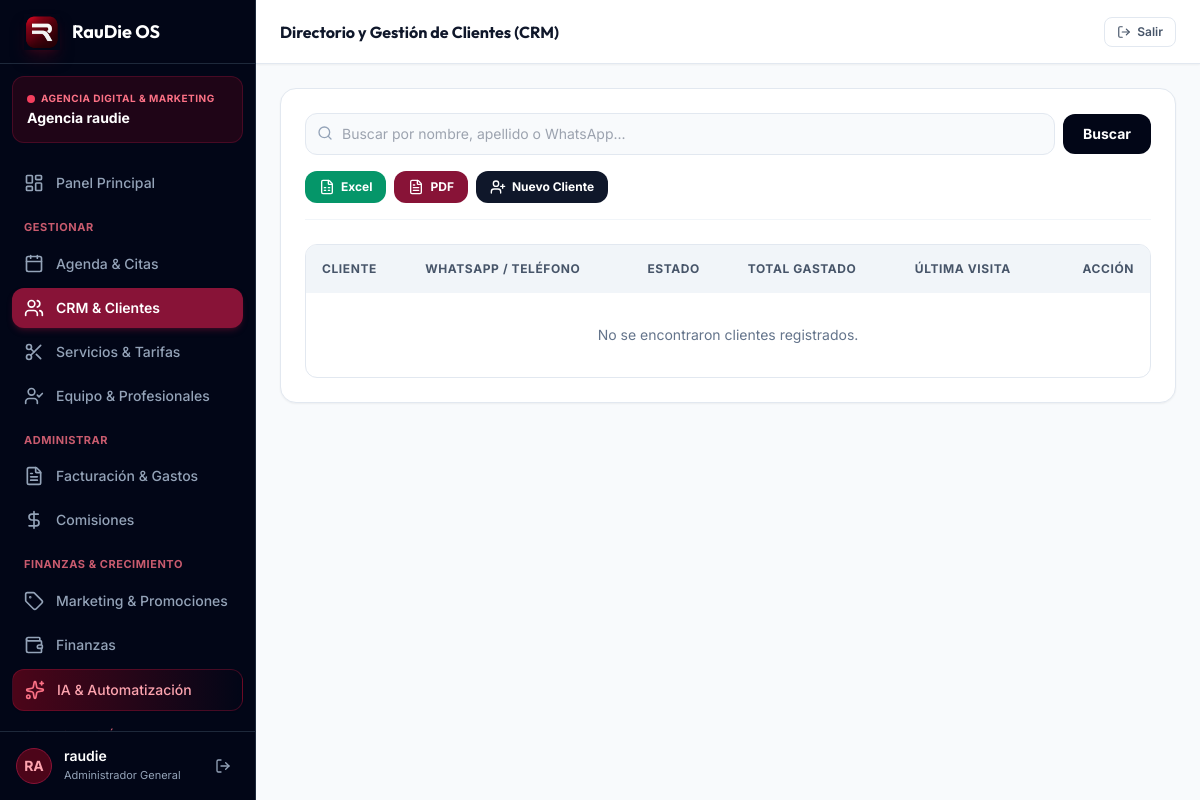
The app's page /crm/clientes/ (signed in), older data.
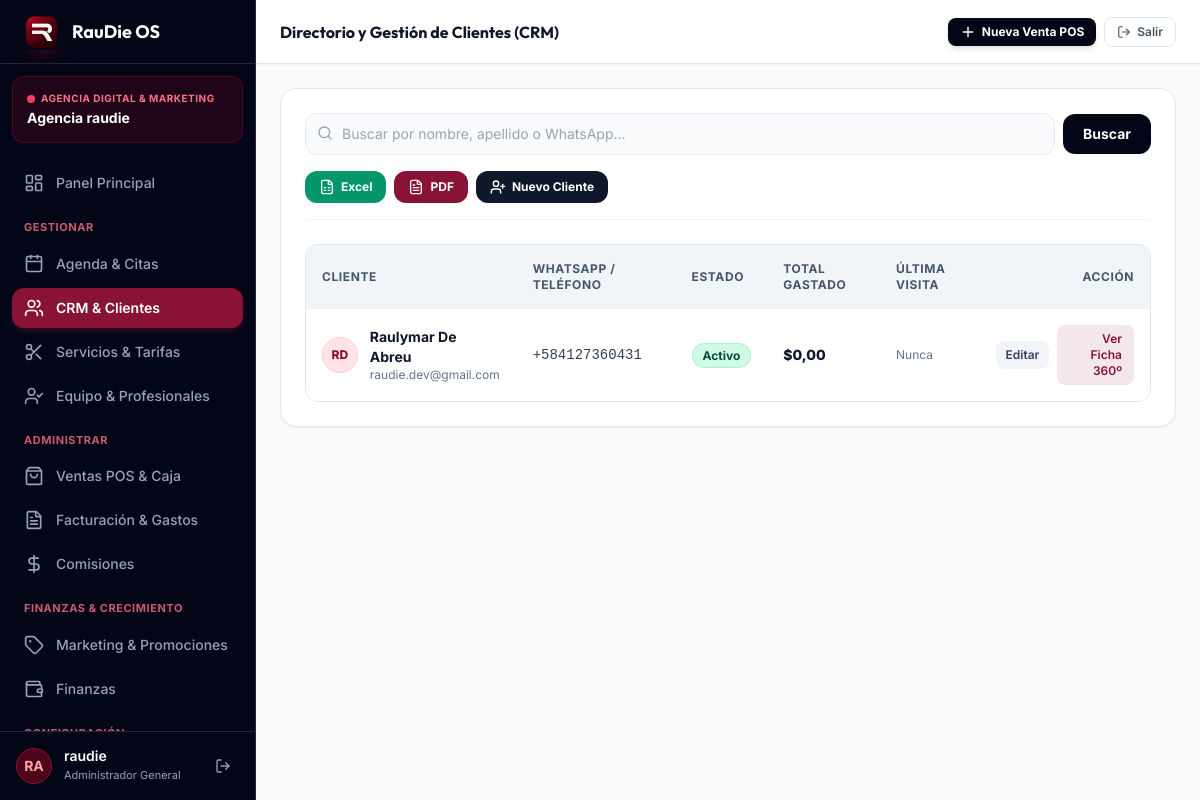
The same page, newer data.
### apps/business/models.py (models this page shows, shortened)
class Business(TimeStampedModel):
    BUSINESS_TYPE_CHOICES = [
        ('MARKETING', 'Agencia Digital & Marketing'),
        ('REAL_ESTATE', 'Agencia Inmobiliaria / Bienes Raíces'),
        ('TRAVEL', 'Agencia de Viajes & Turismo'),
        ('CONSULTING', 'Agencia de Consultoría & Servicios'),
        ('HEALTH_BEAUTY', 'Salud, Estética & Spa'),
        ('RETAIL_OTHER', 'Comercio & Servicios Generales'),
    ]
    name = models.CharField(max_length=200, verbose_name="Nombre del Negocio")
    slug = models.SlugField(max_length=200, unique=True, verbose_name="URL de Reservas (Slug)")
    tax_id = models.CharField(max_length=50, blank=True, null=True, verbose_name="RUT / RFC / NIF")
    email = models.EmailField(verbose_name="Email de contacto")
    phone = models.CharField(max_length=50, verbose_name="Teléfono / WhatsApp")
    address = models.TextField(blank=True, null=True, verbose_name="Dirección Principal")
    logo_url = models.URLField(blank=True, null=True, verbose_name="URL de Logo")
    currency = models.CharField(max_length=10, default="$", verbose_name="Símbolo de Moneda")
    branding_color = models.CharField(max_length=20, default="#881337", verbose_name="Color de Marca (Hex)")
    business_type = models.CharField(max_length=30, choices=BUSINESS_TYPE_CHOICES, default='MARKETING', verbose_name="Tipo de Agencia / Negocio")
    primary_goal = models.CharField(max_length=255, default="Captar clientes y automatizar ventas", verbose_name="Objetivo Principal")
    TIME_FORMAT_CHOICES = [
        ('12h', '12 Horas (ej: 09:00 AM / 09:00 PM)'),
        ('24h', '24 Horas (ej: 09:00 / 21:00)'),
    ]
    enabled_modules = models.JSONField(default=list, blank=True, verbose_name="Módulos Habilitados")
    onboarding_completed = models.BooleanField(default=False, verbose_name="Onboarding Completado")
    time_format = models.CharField(max_length=10, choices=TIME_FORMAT_CHOICES, default='12h', verbose_name="Formato de Hora")
    allow_editing_client_history = models.BooleanField(default=True, verbose_name="Permitir editar el historial de servicios de clientes")
    class Meta:
        verbose_name = "Negocio"
        verbose_name_plural = "Negocios"

### apps/crm/models.py (models this page shows, shortened)
class Client(TimeStampedModel):
    STATUS_CHOICES = [
        ('ACTIVE', 'Activo'),
        ('INACTIVE', 'Inactivo (+60 días)'),
        ('VIP', 'Cliente Frecuente / VIP'),
        ('PROSPECT', 'Prospecto'),
    ]
    business = models.ForeignKey(Business, on_delete=models.CASCADE, related_name="clients")
    first_name = models.CharField(max_length=100, verbose_name="Nombre")
    last_name = models.CharField(max_length=100, verbose_name="Apellido")
    email = models.EmailField(blank=True, null=True, verbose_name="Email")
    phone = models.CharField(max_length=50, verbose_name="Teléfono / WhatsApp")
    tax_id = models.CharField(max_length=50, blank=True, null=True, verbose_name="DNI / Número de Identidad")
    address = models.TextField(blank=True, null=True, verbose_name="Dirección")
    birth_date = models.DateField(blank=True, null=True, verbose_name="Fecha de Nacimiento")
    status = models.CharField(max_length=20, choices=STATUS_CHOICES, default='ACTIVE')
    notes = models.TextField(blank=True, null=True, verbose_name="Notas y Preferencias")
    total_spent = models.DecimalField(max_digits=12, decimal_places=2, default=0.00, verbose_name="Total Gastado")
    last_visit = models.DateTimeField(blank=True, null=True, verbose_name="Última Visita")
    class Meta:
        verbose_name = "Cliente"
        verbose_name_plural = "Clientes"
        ordering = ['-created_at']
    @property
    def full_name(self):
        return f"{self.first_name} {self.last_name}"

### apps/crm/views.py (the view)
# urls.py: path('clientes/', views.client_list_view, name='client_list'),
@login_required
def client_list_view(request):
    business = getattr(request, 'current_business', None) or request.user.business
    if not business:
        return redirect('onboarding')
    query = request.GET.get('q', '')
    clients = Client.objects.filter(business=business).order_by('-created_at') if business else []
    if query:
        clients = clients.filter(first_name__icontains=query) | clients.filter(last_name__icontains=query) | clients.filter(phone__icontains=query)
    from django.core.paginator import Paginator
    paginator = Paginator(clients, 10)
    page_obj = paginator.get_page(request.GET.get('page', 1))
    return render(request, 'crm/client_list.html', {
        'business': business,
        'clients': page_obj,
        'page_obj': page_obj,
        'query': query
    })

### apps/business/context_processors.py (called while the page is built)
def business_context(request):
    business = getattr(request, 'current_business', None)
    if not business and request.user.is_authenticated and getattr(request.user, 'business', None):
        business = request.user.business
    all_module_keys = ['crm', 'agenda', 'booking', 'invoicing', 'pos', 'inventory', 'commissions', 'ai_engine', 'marketing']
    modules_enabled = {}
    if business:
        enabled_list = business.enabled_modules or all_module_keys
        for key in all_module_keys:
            modules_enabled[key] = (key in enabled_list) if enabled_list else True
    else:
        for key in all_module_keys:
            modules_enabled[key] = True
    return {
        'current_business': business,
        'modules_enabled': modules_enabled,
        'business_type_display': business.get_business_type_display() if business else 'Agencia'
    }

### templates/crm/client_list.html (shortened to what the changed rows need)
{% extends 'base.html' %}
{% block header_title %}Directorio y Gestión de Clientes (CRM){% endblock %}
{% block content %}
<div class="space-y-6">
    <div class="glass-card bg-white p-6 rounded-2xl space-y-6 border border-slate-200 shadow-sm">
        <div class="overflow-x-auto rounded-xl border border-slate-200">
            <table class="w-full text-left text-sm">
                <thead class="bg-slate-100 text-slate-600 text-xs uppercase tracking-wider">
                    <tr>
                        <th class="p-4">Cliente</th>
                        <th class="p-4">WhatsApp / Teléfono</th>
                        <th class="p-4">Estado</th>
                        <th class="p-4">Total Gastado</th>
                        <th class="p-4">Última Visita</th>
                        <th class="p-4 text-right">Acción</th>
                    </tr>
                </thead>
                <tbody class="divide-y divide-slate-200">
                    {% for client in clients %}
                    <tr class="hover:bg-slate-50 transition">
                        <td class="p-4 font-bold text-slate-900 flex items-center gap-3">
                            <div class="w-9 h-9 rounded-full bg-rose-100 text-rose-900 font-extrabold flex items-center justify-center text-xs border border-rose-200">
                                {{ client.first_name|slice:":1" }}{{ client.last_name|slice:":1" }}
                            </div>
                            <div>
                                <a href="{% url 'client_detail' client.id %}" class="hover:text-rose-900 transition">{{ client.full_name }}</a>
                                <p class="text-xs text-slate-500 font-normal">{% if client.email %}{{ client.email }}{% else %}Sin email{% endif %}</p>
                            </div>
                        </td>
                        <td class="p-4 text-slate-700 font-mono">{{ client.phone }}</td>
                        <td class="p-4">
                            {% if client.status == 'VIP' %}
                            <span class="px-2.5 py-1 rounded-full text-xs font-bold bg-amber-100 text-amber-900 border border-amber-200">VIP / Frecuente</span>
                            {% elif client.status == 'INACTIVE' %}
                            <span class="px-2.5 py-1 rounded-full text-xs font-bold bg-rose-100 text-rose-900 border border-rose-200">Inactivo (+60 días)</span>
                            {% else %}
                            <span class="px-2.5 py-1 rounded-full text-xs font-bold bg-emerald-100 text-emerald-900 border border-emerald-200">Activo</span>
                            {% endif %}
                        </td>
                        <td class="p-4 font-extrabold text-slate-900">{{ business.currency }}{{ client.total_spent }}</td>
                        <td class="p-4 text-slate-500 text-xs">{% if client.last_visit %}{{ client.last_visit|date:"Y-m-d" }}{% else %}Nunca{% endif %}</td>
                        <td class="p-4 text-right flex items-center justify-end gap-2">
                            <a href="{% url 'client_edit' client.id %}" class="px-2.5 py-1.5 rounded-lg bg-slate-100 hover:bg-slate-200 text-slate-700 text-xs font-semibold transition">
                                Editar
                            </a>
                            <a href="{% url 'client_detail' client.id %}" class="px-3 py-1.5 rounded-lg bg-rose-900/10 hover:bg-rose-900 text-rose-900 hover:text-white text-xs font-semibold transition">
                                Ver Ficha 360º
                            </a>
                        </td>
                    </tr>
                    {% empty %}
                    <tr>
                        <td colspan="6" class="p-8 text-center text-slate-500">No se encontraron clientes registrados.</td>
                    </tr>
                    {% endfor %}
                </tbody>
            </table>
        </div>
    </div>
</div>
{% endblock %}

### templates/base.html (shortened to what the changed rows need)
<!DOCTYPE html>
<html lang="es" class="h-full bg-slate-50 text-slate-900">
<head>
    <script src="https://cdn.tailwindcss.com"></script>
</head>
<body class="h-full font-sans antialiased bg-slate-50 text-slate-900 flex flex-col md:flex-row custom-scrollbar">
    <aside class="w-64 h-screen sticky top-0 bg-slate-950 border-r border-slate-800 flex flex-col justify-between hidden md:flex shrink-0 overflow-hidden">
        <div class="flex flex-col flex-1 min-h-0">
            <div class="h-16 flex items-center px-6 border-b border-slate-800 justify-between shrink-0">
                <div class="flex items-center gap-3">
                    <div>
                        <h1 class="font-display font-bold text-lg text-white leading-none">RauDie OS</h1>
                    </div>
                </div>
            </div>
            {% if current_business %}
            <div class="p-3.5 mx-3 my-3 rounded-xl bg-rose-950/40 border border-rose-900/40 flex items-center justify-between shrink-0">
                <div class="truncate">
                    <div class="flex items-center gap-1.5">
                        <span class="w-2 h-2 rounded-full bg-rose-500 animate-pulse"></span>
                        <p class="text-[10px] font-bold text-rose-400 uppercase tracking-wider truncate">{{ business_type_display }}</p>
                    </div>
                    <p class="text-sm font-bold text-white truncate mt-0.5">{{ current_business.name }}</p>
                </div>
            </div>
            {% endif %}
            <nav class="px-3 space-y-1 flex-1 overflow-y-auto custom-scrollbar py-2">
                {% if modules_enabled.pos %}
                <a href="{% url 'pos_terminal' %}" class="flex items-center gap-3 px-3 py-2.5 rounded-xl text-sm font-medium transition {% if request.resolver_match.url_name == 'pos_terminal' %}bg-rose-900 text-white font-semibold shadow-md shadow-rose-900/30{% else %}text-slate-400 hover:text-white hover:bg-slate-900{% endif %}">
                    <i data-lucide="shopping-bag" class="w-5 h-5"></i>
                    <span>Ventas POS & Caja</span>
                </a>
                {% endif %}
                {% if modules_enabled.ai_engine %}
                <a href="{% url 'ai_dashboard' %}" class="flex items-center gap-3 px-3 py-2.5 rounded-xl text-sm font-medium transition border border-rose-800/40 bg-gradient-to-r from-rose-950 to-slate-950 text-rose-300 hover:text-white hover:from-rose-900 hover:to-slate-900 shadow-sm">
                    <i data-lucide="sparkles" class="w-5 h-5 text-rose-400"></i>
                    <span>IA & Automatización</span>
                </a>
                {% endif %}
            </nav>
        </div>
    </aside>
    <div class="flex-1 flex flex-col min-w-0 min-h-screen md:h-screen overflow-x-hidden">
        <header class="h-16 bg-white border-b border-slate-200 flex items-center justify-between px-3 sm:px-6 shrink-0 shadow-sm sticky top-0 z-30">
            <div class="flex items-center gap-2 min-w-0 flex-1 mr-2">
                <h2 class="text-xs sm:text-base font-bold text-slate-900 font-display truncate">{% block header_title %}Panel Principal{% endblock %}</h2>
            </div>
            <div class="flex items-center gap-2 shrink-0">
                {% if modules_enabled.pos %}
                <a href="{% url 'pos_terminal' %}" class="flex items-center gap-1.5 px-3 py-1.5 rounded-lg text-xs font-bold bg-slate-950 hover:bg-rose-900 text-white shadow-md transition whitespace-nowrap">
                    <i data-lucide="plus" class="w-4 h-4"></i>
                    <span class="hidden sm:inline">Nueva Venta POS</span>
                </a>
                {% endif %}
            </div>
        </header>
        <main class="flex-1 overflow-y-auto p-3.5 sm:p-6 custom-scrollbar bg-slate-50">
            {% block content %}{% endblock %}
        </main>
    </div>
</body>
</html>

Row changes from the older to the newer data that the page shows:
added Client: first_name "R", last_name "D", full_name "Raulymar De Abreu", email "raudie.dev@gmail.com", phone "+584127360431", status "Activo", {{ business.currency }} "$", total_spent "0,00", shows "Nunca"
Text that changed along with them:
text no longer shown: "IA & Automatización No se encontraron clientes registrados."
text now shown: "Ventas POS & Caja Nueva Venta POS"
